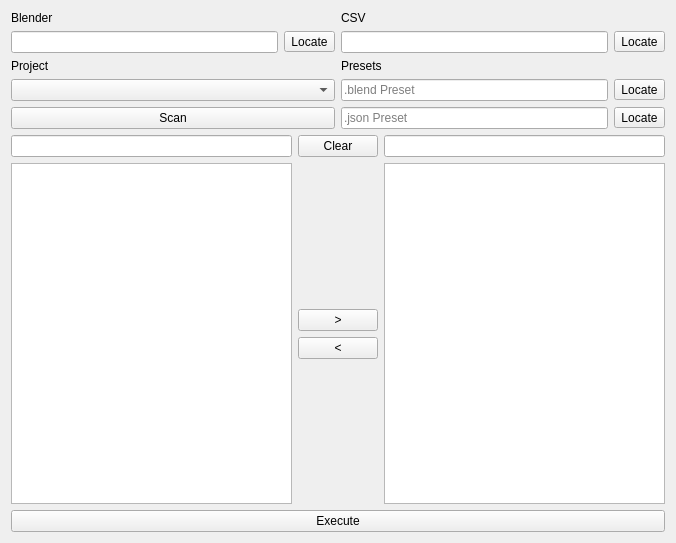
<?xml version="1.0" encoding="UTF-8"?>
<ui version="4.0">
 <class>Form</class>
 <widget class="QWidget" name="Form">
  <property name="geometry">
   <rect>
    <x>0</x>
    <y>0</y>
    <width>676</width>
    <height>543</height>
   </rect>
  </property>
  <property name="windowTitle">
   <string>Form</string>
  </property>
  <layout class="QGridLayout" name="gridLayout">
   <item row="0" column="0">
    <layout class="QGridLayout" name="gridLayout_data">
     <item row="0" column="1">
      <layout class="QGridLayout" name="gridLayout_csv">
       <item row="1" column="0">
        <widget class="QLineEdit" name="lineEdit_csv"/>
       </item>
       <item row="1" column="1">
        <widget class="QToolButton" name="toolButton_csv">
         <property name="text">
          <string>Locate</string>
         </property>
        </widget>
       </item>
       <item row="0" column="0" colspan="2">
        <widget class="QLabel" name="label_csv">
         <property name="text">
          <string>CSV</string>
         </property>
        </widget>
       </item>
      </layout>
     </item>
     <item row="0" column="0">
      <layout class="QGridLayout" name="gridLayout_blender">
       <item row="2" column="1">
        <widget class="QToolButton" name="toolButton_blender">
         <property name="text">
          <string>Locate</string>
         </property>
        </widget>
       </item>
       <item row="2" column="0">
        <widget class="QLineEdit" name="lineEdit_blender"/>
       </item>
       <item row="1" column="0" colspan="2">
        <widget class="QLabel" name="label_blender">
         <property name="text">
          <string>Blender</string>
         </property>
        </widget>
       </item>
      </layout>
     </item>
     <item row="1" column="0">
      <layout class="QGridLayout" name="gridLayout_project">
       <item row="1" column="0" colspan="2">
        <widget class="QLabel" name="label_project">
         <property name="text">
          <string>Project</string>
         </property>
        </widget>
       </item>
       <item row="2" column="0" colspan="2">
        <widget class="QComboBox" name="comboBox_project"/>
       </item>
      </layout>
     </item>
     <item row="2" column="0">
      <layout class="QGridLayout" name="gridLayout_scan">
       <item row="0" column="0">
        <widget class="QPushButton" name="pushButton_scan">
         <property name="text">
          <string>Scan</string>
         </property>
        </widget>
       </item>
      </layout>
     </item>
     <item row="1" column="1" rowspan="2">
      <layout class="QGridLayout" name="gridLayout_preset">
       <item row="3" column="0">
        <widget class="QLineEdit" name="lineEdit_presetJson">
         <property name="placeholderText">
          <string>.json Preset</string>
         </property>
        </widget>
       </item>
       <item row="1" column="1">
        <widget class="QToolButton" name="toolButton_presetBlend">
         <property name="text">
          <string>Locate</string>
         </property>
        </widget>
       </item>
       <item row="3" column="1">
        <widget class="QToolButton" name="toolButton_presetJson">
         <property name="text">
          <string>Locate</string>
         </property>
        </widget>
       </item>
       <item row="0" column="0" colspan="2">
        <widget class="QLabel" name="label_preset">
         <property name="text">
          <string>Presets</string>
         </property>
        </widget>
       </item>
       <item row="1" column="0">
        <widget class="QLineEdit" name="lineEdit_presetBlend">
         <property name="placeholderText">
          <string>.blend Preset</string>
         </property>
        </widget>
       </item>
      </layout>
     </item>
    </layout>
   </item>
   <item row="1" column="0">
    <layout class="QGridLayout" name="gridLayout_list">
     <item row="0" column="0">
      <widget class="QLineEdit" name="lineEdit_availableSearch"/>
     </item>
     <item row="1" column="2">
      <widget class="QListWidget" name="listWidget_selected"/>
     </item>
     <item row="0" column="2">
      <widget class="QLineEdit" name="lineEdit_selectedSearch"/>
     </item>
     <item row="1" column="0">
      <widget class="QListWidget" name="listWidget_available"/>
     </item>
     <item row="0" column="1" rowspan="2">
      <layout class="QGridLayout" name="gridLayout_listControl">
       <item row="6" column="0">
        <spacer name="verticalSpacer_listControl_bottom">
         <property name="orientation">
          <enum>Qt::Orientation::Vertical</enum>
         </property>
         <property name="sizeHint" stdset="0">
          <size>
           <width>20</width>
           <height>40</height>
          </size>
         </property>
        </spacer>
       </item>
       <item row="3" column="0">
        <widget class="QPushButton" name="pushButton_listControl_add">
         <property name="text">
          <string>&gt;</string>
         </property>
        </widget>
       </item>
       <item row="1" column="0">
        <spacer name="verticalSpacer_listControl_top">
         <property name="orientation">
          <enum>Qt::Orientation::Vertical</enum>
         </property>
         <property name="sizeHint" stdset="0">
          <size>
           <width>20</width>
           <height>40</height>
          </size>
         </property>
        </spacer>
       </item>
       <item row="5" column="0">
        <widget class="QPushButton" name="pushButton_listControl_remove">
         <property name="text">
          <string>&lt;</string>
         </property>
        </widget>
       </item>
       <item row="0" column="0">
        <widget class="QPushButton" name="pushButton_buttonClear">
         <property name="text">
          <string>Clear</string>
         </property>
        </widget>
       </item>
      </layout>
     </item>
    </layout>
   </item>
   <item row="2" column="0">
    <layout class="QGridLayout" name="gridLayout_buttons">
     <item row="1" column="0" colspan="2">
      <widget class="QPushButton" name="pushButton_buttonExecute">
       <property name="text">
        <string>Execute</string>
       </property>
      </widget>
     </item>
    </layout>
   </item>
  </layout>
 </widget>
 <resources/>
 <connections/>
</ui>
